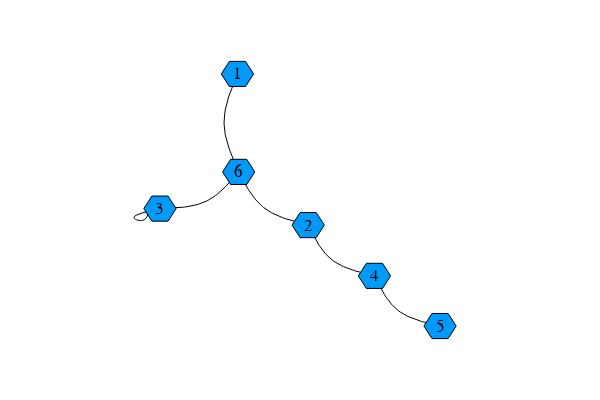

The code cell stored with this chart in its notebook:
### Markdown cell above
In this basic example, we can see that if we iterate through all kmer connections in our original dataset to determine the set of edges, we are able to resolve a single path that will reconstruct the original sequence.

```
1 <-> 6 <-> 3 <-> 3 <-> 6 <-> 2 <-> 4 <-> 5
```

While that sequence can be read in the forward or reverse-complement orientation (i.e. we can reverse the order in which we visit each node), that path visits each node at least once and integrates all nodes in the fewest # of steps.
The length of the path will also generate a sequence equal to the length of our original genome.

### Code cell
graph = LightGraphs.SimpleGraph(K)
for i in 1:length(genome)-k
    a_to_b_connection = genome[i:i+k]
    a = BioSequences.canonical(BioSequences.DNAMer(a_to_b_connection[1:end-1]))
    b = BioSequences.canonical(BioSequences.DNAMer(a_to_b_connection[2:end]))
    a_index = kmers[a].index
    b_index = kmers[b].index
    edge = LightGraphs.Edge(a_index, b_index)
    LightGraphs.add_edge!(graph, edge)
end
# Note hover doesn't really work well for these because it cycles the hover info over the edges as well
GraphRecipes.graphplot(
    graph,
    names = 1:K,
    markersize = 0.15,
    fontsize=12)

### Figure 1 — Plotly figure (JSON) as saved in the notebook; plotly's stock layout.template omitted (floating-point values rounded to 4 significant figures)
{"data": [{"colorbar": {"title": ""}, "legendgroup": "y1", "line": {"color": "rgba(0, 0, 0, 1.000)", "dash": "solid", "shape": "linear", "width": 1}, "mode": "lines", "name": "y1", "showlegend": false, "type": "scatter", "x": [-0.1988, -0.2018, -0.2048, -0.2077, -0.2106, -0.2135, -0.2163, -0.219, -0.2217, -0.2243, -0.2268, -0.2292, -0.2315, -0.2337, -0.2357, -0.2376, -0.2394, -0.241, -0.2424, -0.2436, -0.2446, -0.2454, -0.2461, -0.2464, -0.2466, -0.2465, -0.2462, -0.2456, -0.2448, -0.2438, -0.2426, -0.2412, -0.2396, -0.2378, -0.2359, -0.2338, -0.2316, -0.2292, -0.2267, -0.2242, -0.2215, -0.2187, -0.2158, -0.2129, -0.2099, -0.2068, -0.2037, -0.2006, -0.1975, -0.1943], "xaxis": "x1", "y": [0.5539, 0.5459, 0.5379, 0.53, 0.522, 0.514, 0.5061, 0.4981, 0.4902, 0.4822, 0.4742, 0.4663, 0.4583, 0.4504, 0.4424, 0.4345, 0.4265, 0.4186, 0.4106, 0.4027, 0.3947, 0.3868, 0.3788, 0.3709, 0.363, 0.355, 0.3471, 0.3392, 0.3313, 0.3233, 0.3154, 0.3075, 0.2996, 0.2917, 0.2838, 0.2759, 0.268, 0.2601, 0.2522, 0.2443, 0.2364, 0.2285, 0.2206, 0.2127, 0.2048, 0.1969, 0.189, 0.1811, 0.1732, 0.1653], "yaxis": "y1", "zmax": null, "zmin": null}, {"colorbar": {"title": ""}, "legendgroup": "y2", "line": {"color": "rgba(0, 0, 0, 1.000)", "dash": "solid", "shape": "linear", "width": 1}, "mode": "lines", "name": "y2", "showlegend": false, "type": "scatter", "x": [0.05367, 0.05652, 0.05938, 0.06225, 0.06514, 0.06805, 0.071, 0.07399, 0.07702, 0.08011, 0.08326, 0.08647, 0.08976, 0.09312, 0.09658, 0.1001, 0.1038, 0.1075, 0.1114, 0.1154, 0.1195, 0.1237, 0.1281, 0.1326, 0.1373, 0.1421, 0.1471, 0.1522, 0.1575, 0.1629, 0.1685, 0.1742, 0.18, 0.1859, 0.1919, 0.1981, 0.2043, 0.2106, 0.2169, 0.2234, 0.2299, 0.2365, 0.2431, 0.2498, 0.2565, 0.2633, 0.27, 0.2768, 0.2836, 0.2905], "xaxis": "x1", "y": [-0.04566, -0.0521, -0.05854, -0.06495, -0.07135, -0.07771, -0.08404, -0.09031, -0.09654, -0.1027, -0.1088, -0.1148, -0.1207, -0.1266, -0.1323, -0.1379, -0.1434, -0.1488, -0.1541, -0.1592, -0.1641, -0.169, -0.1736, -0.1781, -0.1824, -0.1865, -0.1904, -0.1942, -0.1977, -0.2011, -0.2044, -0.2075, -0.2105, -0.2133, -0.216, -0.2186, -0.2211, -0.2235, -0.2258, -0.228, -0.2301, -0.2322, -0.2342, -0.2361, -0.238, -0.2399, -0.2417, -0.2435, -0.2453, -0.2471], "yaxis": "y1", "zmax": null, "zmin": null}, {"colorbar": {"title": ""}, "legendgroup": "y3", "line": {"color": "rgba(0, 0, 0, 1.000)", "dash": "solid", "shape": "linear", "width": 1}, "mode": "lines", "name": "y3", "showlegend": false, "type": "scatter", "x": [0.05367, 0.04663, 0.03959, 0.03257, 0.02556, 0.01859, 0.01164, 0.004736, -0.002122, -0.008928, -0.01567, -0.02235, -0.02896, -0.03549, -0.04193, -0.04828, -0.05453, -0.06068, -0.06671, -0.07262, -0.07841, -0.08407, -0.08958, -0.09495, -0.1002, -0.1052, -0.1101, -0.1149, -0.1195, -0.124, -0.1283, -0.1325, -0.1366, -0.1406, -0.1444, -0.1482, -0.1519, -0.1555, -0.159, -0.1624, -0.1658, -0.1691, -0.1724, -0.1756, -0.1788, -0.1819, -0.1851, -0.1882, -0.1912, -0.1943], "xaxis": "x1", "y": [-0.04566, -0.04369, -0.0417, -0.03971, -0.03768, -0.03563, -0.03354, -0.0314, -0.02921, -0.02696, -0.02463, -0.02223, -0.01974, -0.01716, -0.01448, -0.01169, -0.008783, -0.005751, -0.002588, 0.0007153, 0.004166, 0.007772, 0.01154, 0.01548, 0.0196, 0.02391, 0.0284, 0.03307, 0.03791, 0.04291, 0.04807, 0.05338, 0.05883, 0.06441, 0.07011, 0.07593, 0.08186, 0.08789, 0.09401, 0.1002, 0.1065, 0.1129, 0.1193, 0.1258, 0.1323, 0.1388, 0.1454, 0.152, 0.1587, 0.1653], "yaxis": "y1", "zmax": null, "zmin": null}, {"colorbar": {"title": ""}, "legendgroup": "y4", "line": {"color": "rgba(0, 0, 0, 1.000)", "dash": "solid", "shape": "linear", "width": 1}, "mode": "lines", "name": "y4", "showlegend": false, "type": "scatter", "x": [-0.422, -0.4339, -0.4458, -0.4575, -0.4689, -0.4801, -0.4909, -0.5012, -0.5109, -0.5201, -0.5286, -0.5363, -0.5431, -0.549, -0.554, -0.5582, -0.5616, -0.5642, -0.5661, -0.5674, -0.568, -0.5681, -0.5678, -0.5669, -0.5657, -0.5642, -0.5623, -0.5602, -0.5579, -0.5554, -0.5528, -0.5501, -0.5474, -0.5446, -0.542, -0.5394, -0.5369, -0.5347, -0.5326, -0.5307, -0.529, -0.5275, -0.5261, -0.5248, -0.5236, -0.5225, -0.5215, -0.5205, -0.5196, -0.5186], "xaxis": "x1", "y": [0.02682, 0.02468, 0.02255, 0.02042, 0.01829, 0.01616, 0.01404, 0.01192, 0.009801, 0.007691, 0.005588, 0.003492, 0.001403, -0.0006761, -0.002741, -0.004783, -0.006795, -0.008767, -0.01069, -0.01256, -0.01437, -0.0161, -0.01776, -0.01933, -0.0208, -0.02217, -0.02342, -0.02455, -0.02555, -0.02639, -0.02709, -0.02761, -0.02795, -0.02811, -0.02806, -0.02781, -0.02733, -0.02662, -0.02567, -0.02451, -0.02315, -0.02161, -0.01991, -0.01808, -0.01613, -0.01408, -0.01195, -0.009762, -0.007535, -0.005288], "yaxis": "y1", "zmax": null, "zmin": null}, {"colorbar": {"title": ""}, "legendgroup": "y5", "line": {"color": "rgba(0, 0, 0, 1.000)", "dash": "solid", "shape": "linear", "width": 1}, "mode": "lines", "name": "y5", "showlegend": false, "type": "scatter", "x": [-0.4755, -0.4683, -0.4612, -0.4541, -0.4469, -0.4399, -0.4328, -0.4257, -0.4187, -0.4117, -0.4048, -0.3979, -0.3911, -0.3843, -0.3776, -0.3709, -0.3644, -0.3578, -0.3514, -0.3451, -0.3388, -0.3327, -0.3266, -0.3206, -0.3148, -0.3091, -0.3034, -0.2979, -0.2925, -0.2872, -0.282, -0.2768, -0.2718, -0.2668, -0.2619, -0.2571, -0.2523, -0.2476, -0.243, -0.2384, -0.2339, -0.2294, -0.2249, -0.2205, -0.2161, -0.2117, -0.2073, -0.203, -0.1987, -0.1943], "xaxis": "x1", "y": [0.01971, 0.01996, 0.02022, 0.02051, 0.02081, 0.02116, 0.02155, 0.02199, 0.0225, 0.02308, 0.02374, 0.0245, 0.02535, 0.02631, 0.02739, 0.02859, 0.02993, 0.03142, 0.03306, 0.03486, 0.03684, 0.03899, 0.04134, 0.04389, 0.04664, 0.04961, 0.0528, 0.0562, 0.05979, 0.06358, 0.06755, 0.07168, 0.07599, 0.08044, 0.08504, 0.08978, 0.09464, 0.09963, 0.1047, 0.1099, 0.1152, 0.1205, 0.126, 0.1315, 0.137, 0.1426, 0.1483, 0.1539, 0.1596, 0.1653], "yaxis": "y1", "zmax": null, "zmin": null}, {"colorbar": {"title": ""}, "legendgroup": "y6", "line": {"color": "rgba(0, 0, 0, 1.000)", "dash": "solid", "shape": "linear", "width": 1}, "mode": "lines", "name": "y6", "showlegend": false, "type": "scatter", "x": [0.2905, 0.2932, 0.296, 0.2989, 0.3017, 0.3046, 0.3075, 0.3104, 0.3134, 0.3164, 0.3195, 0.3226, 0.3259, 0.3292, 0.3326, 0.3361, 0.3397, 0.3434, 0.3472, 0.3511, 0.3551, 0.3593, 0.3636, 0.3681, 0.3727, 0.3775, 0.3824, 0.3875, 0.3928, 0.3981, 0.4036, 0.4093, 0.415, 0.4209, 0.4268, 0.4329, 0.4391, 0.4453, 0.4516, 0.458, 0.4645, 0.471, 0.4776, 0.4842, 0.4909, 0.4975, 0.5043, 0.511, 0.5178, 0.5245], "xaxis": "x1", "y": [-0.2471, -0.2535, -0.2599, -0.2662, -0.2726, -0.2789, -0.2852, -0.2914, -0.2976, -0.3037, -0.3097, -0.3157, -0.3216, -0.3274, -0.333, -0.3386, -0.3441, -0.3494, -0.3546, -0.3597, -0.3646, -0.3694, -0.374, -0.3784, -0.3826, -0.3867, -0.3906, -0.3943, -0.3978, -0.4012, -0.4044, -0.4074, -0.4104, -0.4131, -0.4158, -0.4184, -0.4208, -0.4231, -0.4254, -0.4275, -0.4296, -0.4316, -0.4336, -0.4355, -0.4373, -0.4391, -0.4409, -0.4427, -0.4444, -0.4461], "yaxis": "y1", "zmax": null, "zmin": null}, {"fill": "tozeroy", "fillcolor": "rgba(0, 154, 250, 1.000)", "hoverinfo": "none", "legendgroup": "y7", "line": {"color": "rgba(0, 0, 0, 1.000)", "dash": "solid", "width": 1}, "mode": "lines", "name": "y7", "showlegend": true, "type": "scatter", "x": [-0.1412, -0.17, -0.2276, -0.2564, -0.2276, -0.17, -0.1412, -0.1412], "xaxis": "x1", "y": [0.5539, 0.6038, 0.6038, 0.5539, 0.504, 0.504, 0.5539, 0.5539], "yaxis": "y1"}, {"fill": "tozeroy", "fillcolor": "rgba(0, 154, 250, 1.000)", "hoverinfo": "none", "legendgroup": "y7", "line": {"color": "rgba(0, 0, 0, 1.000)", "dash": "solid", "width": 1}, "mode": "lines", "name": "y7", "showlegend": false, "type": "scatter", "x": [0.1113, 0.08247, 0.02487, -0.003929, 0.02487, 0.08247, 0.1113, 0.1113], "xaxis": "x1", "y": [-0.04566, 0.004221, 0.004221, -0.04566, -0.09554, -0.09554, -0.04566, -0.04566], "yaxis": "y1"}, {"fill": "tozeroy", "fillcolor": "rgba(0, 154, 250, 1.000)", "hoverinfo": "none", "legendgroup": "y7", "line": {"color": "rgba(0, 0, 0, 1.000)", "dash": "solid", "width": 1}, "mode": "lines", "name": "y7", "showlegend": false, "type": "scatter", "x": [-0.4179, -0.4467, -0.5043, -0.5331, -0.5043, -0.4467, -0.4179, -0.4179], "xaxis": "x1", "y": [0.01971, 0.06959, 0.06959, 0.01971, -0.03018, -0.03018, 0.01971, 0.01971], "yaxis": "y1"}, {"fill": "tozeroy", "fillcolor": "rgba(0, 154, 250, 1.000)", "hoverinfo": "none", "legendgroup": "y7", "line": {"color": "rgba(0, 0, 0, 1.000)", "dash": "solid", "width": 1}, "mode": "lines", "name": "y7", "showlegend": false, "type": "scatter", "x": [0.3481, 0.3193, 0.2617, 0.2329, 0.2617, 0.3193, 0.3481, 0.3481], "xaxis": "x1", "y": [-0.2471, -0.1972, -0.1972, -0.2471, -0.297, -0.297, -0.2471, -0.2471], "yaxis": "y1"}, {"fill": "tozeroy", "fillcolor": "rgba(0, 154, 250, 1.000)", "hoverinfo": "none", "legendgroup": "y7", "line": {"color": "rgba(0, 0, 0, 1.000)", "dash": "solid", "width": 1}, "mode": "lines", "name": "y7", "showlegend": false, "type": "scatter", "x": [0.5821, 0.5533, 0.4957, 0.4669, 0.4957, 0.5533, 0.5821, 0.5821], "xaxis": "x1", "y": [-0.4461, -0.3962, -0.3962, -0.4461, -0.496, -0.496, -0.4461, -0.4461], "yaxis": "y1"}, {"fill": "tozeroy", "fillcolor": "rgba(0, 154, 250, 1.000)", "hoverinfo": "none", "legendgroup": "y7", "line": {"color": "rgba(0, 0, 0, 1.000)", "dash": "solid", "width": 1}, "mode": "lines", "name": "y7", "showlegend": false, "type": "scatter", "x": [-0.1367, -0.1655, -0.2231, -0.2519, -0.2231, -0.1655, -0.1367, -0.1367], "xaxis": "x1", "y": [0.1653, 0.2152, 0.2152, 0.1653, 0.1154, 0.1154, 0.1653, 0.1653], "yaxis": "y1"}, {"colorbar": {"title": ""}, "legendgroup": "y8", "marker": {"color": "rgba(0, 154, 250, 1.000)", "line": {"color": "rgba(0, 0, 0, 1.000)", "width": 1}, "size": 0.3, "symbol": "hexagon"}, "mode": "markers", "name": "y8", "showlegend": true, "type": "scatter", "x": [-0.1988, 0.05367, -0.4755, 0.2905, 0.5245, -0.1943], "xaxis": "x1", "y": [0.5539, -0.04566, 0.01971, -0.2471, -0.4461, 0.1653], "yaxis": "y1", "zmax": null, "zmin": null}], "layout": {"annotations": [{"font": {"color": "rgba(0, 0, 0, 1.000)", "family": "sans-serif", "size": 17}, "rotation": 0, "showarrow": false, "text": "1", "x": -0.1988, "xanchor": "center", "xref": "x", "y": 0.5539, "yanchor": "middle", "yref": "y"}, {"font": {"color": "rgba(0, 0, 0, 1.000)", "family": "sans-serif", "size": 17}, "rotation": 0, "showarrow": false, "text": "2", "x": 0.05367, "xanchor": "center", "xref": "x", "y": -0.04566, "yanchor": "middle", "yref": "y"}, {"font": {"color": "rgba(0, 0, 0, 1.000)", "family": "sans-serif", "size": 17}, "rotation": 0, "showarrow": false, "text": "3", "x": -0.4755, "xanchor": "center", "xref": "x", "y": 0.01971, "yanchor": "middle", "yref": "y"}, {"font": {"color": "rgba(0, 0, 0, 1.000)", "family": "sans-serif", "size": 17}, "rotation": 0, "showarrow": false, "text": "4", "x": 0.2905, "xanchor": "center", "xref": "x", "y": -0.2471, "yanchor": "middle", "yref": "y"}, {"font": {"color": "rgba(0, 0, 0, 1.000)", "family": "sans-serif", "size": 17}, "rotation": 0, "showarrow": false, "text": "5", "x": 0.5245, "xanchor": "center", "xref": "x", "y": -0.4461, "yanchor": "middle", "yref": "y"}, {"font": {"color": "rgba(0, 0, 0, 1.000)", "family": "sans-serif", "size": 17}, "rotation": 0, "showarrow": false, "text": "6", "x": -0.1943, "xanchor": "center", "xref": "x", "y": 0.1653, "yanchor": "middle", "yref": "y"}], "height": 400, "margin": {"b": 20, "l": 0, "r": 0, "t": 20}, "paper_bgcolor": "rgba(255, 255, 255, 1.000)", "plot_bgcolor": "rgba(255, 255, 255, 1.000)", "showlegend": false, "width": 600, "xaxis": {"anchor": "y1", "domain": [0.1732, 0.8268], "gridcolor": "rgba(0, 0, 0, 0.100)", "gridwidth": 0.5, "linecolor": "rgba(0, 0, 0, 1.000)", "mirror": false, "range": [-0.6755, 0.7245], "showgrid": true, "showline": false, "showticklabels": true, "tickangle": 0, "tickcolor": "rgb(0, 0, 0)", "tickfont": {"color": "rgba(0, 0, 0, 1.000)", "family": "sans-serif", "size": 11}, "tickmode": "array", "ticks": "inside", "ticktext": [], "tickvals": [], "title": "", "titlefont": {"color": "rgba(0, 0, 0, 1.000)", "family": "sans-serif", "size": 15}, "type": "-", "visible": false, "zeroline": false, "zerolinecolor": "rgba(0, 0, 0, 1.000)"}, "yaxis": {"anchor": "x1", "domain": [0.009843, 0.9902], "gridcolor": "rgba(0, 0, 0, 0.100)", "gridwidth": 0.5, "linecolor": "rgba(0, 0, 0, 1.000)", "mirror": false, "range": [-0.6461, 0.7539], "showgrid": true, "showline": false, "showticklabels": true, "tickangle": 0, "tickcolor": "rgb(0, 0, 0)", "tickfont": {"color": "rgba(0, 0, 0, 1.000)", "family": "sans-serif", "size": 11}, "tickmode": "array", "ticks": "inside", "ticktext": [], "tickvals": [], "title": "", "titlefont": {"color": "rgba(0, 0, 0, 1.000)", "family": "sans-serif", "size": 15}, "type": "-", "visible": false, "zeroline": false, "zerolinecolor": "rgba(0, 0, 0, 1.000)"}}}
